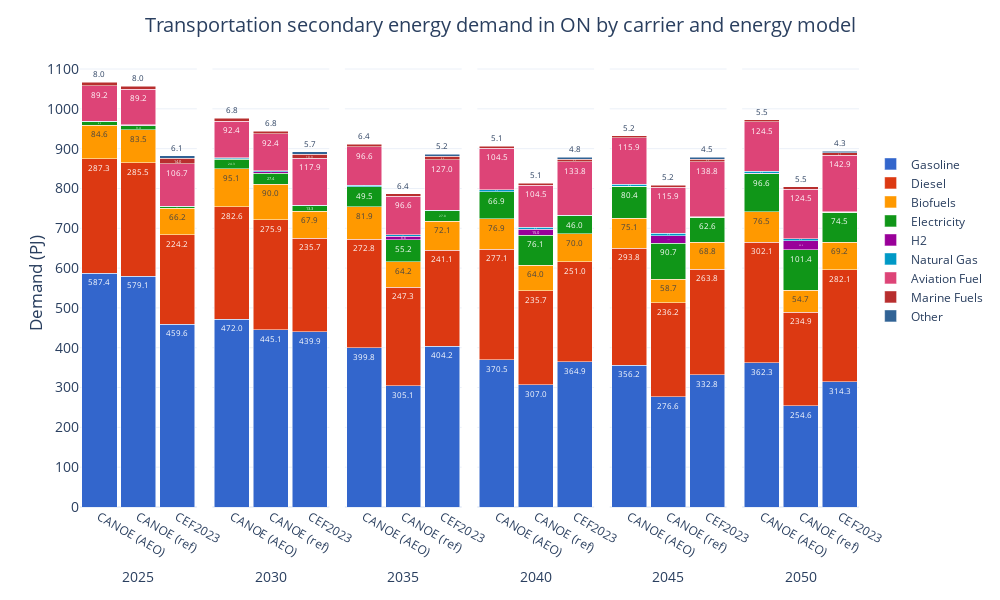

Notebook source saved alongside this figure:
### Code cell
bau23_fig = bau23_demand[(bau23_demand['Sector'] == 'Transportation') & (bau23_demand['Carrier'] != 'Total End-Use')].copy()
ref_fig = ref_trnact[(ref_trnact['Mode'] == 'Fuel use') & (ref_trnact['Carrier'] != 'Other')].copy()
vanilla_fig = vanilla_trnact[(vanilla_trnact['Mode'] == 'Fuel use') & (vanilla_trnact['Carrier'] != 'Other')].copy()

carrier_order = ['Gasoline', 'Diesel', 'Biofuels', 'Electricity', 'H2', 'Natural Gas', 'Aviation Fuel', 'Marine Fuels', 'Other']

bau23_fig['Source'] = 'CEF2023'
ref_fig['Source'] = 'CANOE (ref)'
vanilla_fig['Source'] = 'CANOE (AEO)'

fig_df = pd.concat([vanilla_fig[['Period', 'Demand (PJ)', 'Carrier', 'Source']], ref_fig[['Period', 'Demand (PJ)', 'Carrier', 'Source']], bau23_fig[['Period', 'Demand (PJ)', 'Carrier', 'Source']]])

fig_df['Carrier'] = fig_df['Carrier'].apply(carrier_grouping)
fig_df = fig_df.groupby(['Period', 'Carrier', 'Source'], as_index=False).sum('Demand (PJ)')

fig_df['Carrier'] = pd.Categorical(fig_df['Carrier'], categories=carrier_order, ordered=True)
fig_df['Source'] = pd.Categorical(fig_df['Source'], categories=['CANOE (AEO)', 'CANOE (ref)', 'CEF2023'], ordered=True)
fig_df = fig_df.sort_values(['Source', 'Carrier', 'Period'])

fig_df = fig_df[fig_df['Period'] != "2021"]

fig = px.bar(fig_df, 
             x='Source', 
             y='Demand (PJ)', 
             color='Carrier', 
             barmode='stack', 
             facet_col='Period',
             facet_col_spacing=2E-2,
             template='plotly_white',
             color_discrete_sequence=px.colors.qualitative.G10[:7] + px.colors.qualitative.G10[8:],
             text_auto='.1f',
            #  text='Demand (PJ)_sum'
             width=1000, height=600,
             )

fig.update_layout(title=dict(
        text='Transportation secondary energy demand in ON by carrier and energy model',
        x=0.5, 
        y=0.97,
        xanchor='center',
        yanchor='top'
    ),
    xaxis=dict(title='Period'),
    yaxis=dict(title='Demand (PJ)',
               dtick=100),
    yaxis_title_standoff=0,
    legend_title_text='',
    bargap=0.1,
    legend=dict(
        orientation='v',  
        yanchor='top',
        y=0.8,  
        xanchor='center',
        x=1.09,
        font=dict(size=12)),
    font=dict(
        # family="Open Sans",
        size=14)
    )

for annotation in fig.layout.annotations:
    annotation.text = annotation.text.split('=')[1]
    annotation.y = -0.13  
    annotation.yanchor = 'top' 

for axis in fig.layout:
    if axis.startswith('yaxis'):
        fig.layout[axis].dtick = 100

for axis in fig.layout:
    if axis.startswith('xaxis'):
        fig.layout[axis].title.text = ''
        fig.layout[axis].tickfont = dict(size=12)

fig.for_each_trace(lambda trace: trace.update(textfont=dict(size=8)))

fig.show()
fig.write_image("ref_aeo_demand.svg", scale=1, engine='kaleido')

### Figure 1 — Plotly figure (JSON) as saved in the notebook; plotly's stock layout.template omitted (floating-point values rounded to 4 significant figures)
{"data": [{"hovertemplate": "Carrier=Gasoline<br>Period=2025<br>Source=%{x}<br>Demand (PJ)=%{y}<extra></extra>", "legendgroup": "Gasoline", "marker": {"color": "#3366CC", "pattern": {"shape": ""}}, "name": "Gasoline", "orientation": "v", "showlegend": true, "textfont": {"size": 8}, "textposition": "auto", "texttemplate": "%{y:.1f}", "type": "bar", "x": ["CANOE (AEO)", "CANOE (ref)", "CEF2023"], "xaxis": "x", "y": [587.4, 579.1, 459.6], "yaxis": "y"}, {"hovertemplate": "Carrier=Gasoline<br>Period=2030<br>Source=%{x}<br>Demand (PJ)=%{y}<extra></extra>", "legendgroup": "Gasoline", "marker": {"color": "#3366CC", "pattern": {"shape": ""}}, "name": "Gasoline", "orientation": "v", "showlegend": false, "textfont": {"size": 8}, "textposition": "auto", "texttemplate": "%{y:.1f}", "type": "bar", "x": ["CANOE (AEO)", "CANOE (ref)", "CEF2023"], "xaxis": "x2", "y": [472.0, 445.1, 439.9], "yaxis": "y2"}, {"hovertemplate": "Carrier=Gasoline<br>Period=2035<br>Source=%{x}<br>Demand (PJ)=%{y}<extra></extra>", "legendgroup": "Gasoline", "marker": {"color": "#3366CC", "pattern": {"shape": ""}}, "name": "Gasoline", "orientation": "v", "showlegend": false, "textfont": {"size": 8}, "textposition": "auto", "texttemplate": "%{y:.1f}", "type": "bar", "x": ["CANOE (AEO)", "CANOE (ref)", "CEF2023"], "xaxis": "x3", "y": [399.8, 305.1, 404.2], "yaxis": "y3"}, {"hovertemplate": "Carrier=Gasoline<br>Period=2040<br>Source=%{x}<br>Demand (PJ)=%{y}<extra></extra>", "legendgroup": "Gasoline", "marker": {"color": "#3366CC", "pattern": {"shape": ""}}, "name": "Gasoline", "orientation": "v", "showlegend": false, "textfont": {"size": 8}, "textposition": "auto", "texttemplate": "%{y:.1f}", "type": "bar", "x": ["CANOE (AEO)", "CANOE (ref)", "CEF2023"], "xaxis": "x4", "y": [370.5, 307.0, 364.9], "yaxis": "y4"}, {"hovertemplate": "Carrier=Gasoline<br>Period=2045<br>Source=%{x}<br>Demand (PJ)=%{y}<extra></extra>", "legendgroup": "Gasoline", "marker": {"color": "#3366CC", "pattern": {"shape": ""}}, "name": "Gasoline", "orientation": "v", "showlegend": false, "textfont": {"size": 8}, "textposition": "auto", "texttemplate": "%{y:.1f}", "type": "bar", "x": ["CANOE (AEO)", "CANOE (ref)", "CEF2023"], "xaxis": "x5", "y": [356.2, 276.6, 332.8], "yaxis": "y5"}, {"hovertemplate": "Carrier=Gasoline<br>Period=2050<br>Source=%{x}<br>Demand (PJ)=%{y}<extra></extra>", "legendgroup": "Gasoline", "marker": {"color": "#3366CC", "pattern": {"shape": ""}}, "name": "Gasoline", "orientation": "v", "showlegend": false, "textfont": {"size": 8}, "textposition": "auto", "texttemplate": "%{y:.1f}", "type": "bar", "x": ["CANOE (AEO)", "CANOE (ref)", "CEF2023"], "xaxis": "x6", "y": [362.3, 254.6, 314.3], "yaxis": "y6"}, {"hovertemplate": "Carrier=Diesel<br>Period=2025<br>Source=%{x}<br>Demand (PJ)=%{y}<extra></extra>", "legendgroup": "Diesel", "marker": {"color": "#DC3912", "pattern": {"shape": ""}}, "name": "Diesel", "orientation": "v", "showlegend": true, "textfont": {"size": 8}, "textposition": "auto", "texttemplate": "%{y:.1f}", "type": "bar", "x": ["CANOE (AEO)", "CANOE (ref)", "CEF2023"], "xaxis": "x", "y": [287.3, 285.5, 224.2], "yaxis": "y"}, {"hovertemplate": "Carrier=Diesel<br>Period=2030<br>Source=%{x}<br>Demand (PJ)=%{y}<extra></extra>", "legendgroup": "Diesel", "marker": {"color": "#DC3912", "pattern": {"shape": ""}}, "name": "Diesel", "orientation": "v", "showlegend": false, "textfont": {"size": 8}, "textposition": "auto", "texttemplate": "%{y:.1f}", "type": "bar", "x": ["CANOE (AEO)", "CANOE (ref)", "CEF2023"], "xaxis": "x2", "y": [282.6, 275.9, 235.7], "yaxis": "y2"}, {"hovertemplate": "Carrier=Diesel<br>Period=2035<br>Source=%{x}<br>Demand (PJ)=%{y}<extra></extra>", "legendgroup": "Diesel", "marker": {"color": "#DC3912", "pattern": {"shape": ""}}, "name": "Diesel", "orientation": "v", "showlegend": false, "textfont": {"size": 8}, "textposition": "auto", "texttemplate": "%{y:.1f}", "type": "bar", "x": ["CANOE (AEO)", "CANOE (ref)", "CEF2023"], "xaxis": "x3", "y": [272.8, 247.3, 241.1], "yaxis": "y3"}, {"hovertemplate": "Carrier=Diesel<br>Period=2040<br>Source=%{x}<br>Demand (PJ)=%{y}<extra></extra>", "legendgroup": "Diesel", "marker": {"color": "#DC3912", "pattern": {"shape": ""}}, "name": "Diesel", "orientation": "v", "showlegend": false, "textfont": {"size": 8}, "textposition": "auto", "texttemplate": "%{y:.1f}", "type": "bar", "x": ["CANOE (AEO)", "CANOE (ref)", "CEF2023"], "xaxis": "x4", "y": [277.1, 235.7, 251.0], "yaxis": "y4"}, {"hovertemplate": "Carrier=Diesel<br>Period=2045<br>Source=%{x}<br>Demand (PJ)=%{y}<extra></extra>", "legendgroup": "Diesel", "marker": {"color": "#DC3912", "pattern": {"shape": ""}}, "name": "Diesel", "orientation": "v", "showlegend": false, "textfont": {"size": 8}, "textposition": "auto", "texttemplate": "%{y:.1f}", "type": "bar", "x": ["CANOE (AEO)", "CANOE (ref)", "CEF2023"], "xaxis": "x5", "y": [293.8, 236.2, 263.8], "yaxis": "y5"}, {"hovertemplate": "Carrier=Diesel<br>Period=2050<br>Source=%{x}<br>Demand (PJ)=%{y}<extra></extra>", "legendgroup": "Diesel", "marker": {"color": "#DC3912", "pattern": {"shape": ""}}, "name": "Diesel", "orientation": "v", "showlegend": false, "textfont": {"size": 8}, "textposition": "auto", "texttemplate": "%{y:.1f}", "type": "bar", "x": ["CANOE (AEO)", "CANOE (ref)", "CEF2023"], "xaxis": "x6", "y": [302.1, 234.9, 282.1], "yaxis": "y6"}, {"hovertemplate": "Carrier=Biofuels<br>Period=2025<br>Source=%{x}<br>Demand (PJ)=%{y}<extra></extra>", "legendgroup": "Biofuels", "marker": {"color": "#FF9900", "pattern": {"shape": ""}}, "name": "Biofuels", "orientation": "v", "showlegend": true, "textfont": {"size": 8}, "textposition": "auto", "texttemplate": "%{y:.1f}", "type": "bar", "x": ["CANOE (AEO)", "CANOE (ref)", "CEF2023"], "xaxis": "x", "y": [84.57, 83.47, 66.16], "yaxis": "y"}, {"hovertemplate": "Carrier=Biofuels<br>Period=2030<br>Source=%{x}<br>Demand (PJ)=%{y}<extra></extra>", "legendgroup": "Biofuels", "marker": {"color": "#FF9900", "pattern": {"shape": ""}}, "name": "Biofuels", "orientation": "v", "showlegend": false, "textfont": {"size": 8}, "textposition": "auto", "texttemplate": "%{y:.1f}", "type": "bar", "x": ["CANOE (AEO)", "CANOE (ref)", "CEF2023"], "xaxis": "x2", "y": [95.06, 90.05, 67.86], "yaxis": "y2"}, {"hovertemplate": "Carrier=Biofuels<br>Period=2035<br>Source=%{x}<br>Demand (PJ)=%{y}<extra></extra>", "legendgroup": "Biofuels", "marker": {"color": "#FF9900", "pattern": {"shape": ""}}, "name": "Biofuels", "orientation": "v", "showlegend": false, "textfont": {"size": 8}, "textposition": "auto", "texttemplate": "%{y:.1f}", "type": "bar", "x": ["CANOE (AEO)", "CANOE (ref)", "CEF2023"], "xaxis": "x3", "y": [81.93, 64.15, 72.07], "yaxis": "y3"}, {"hovertemplate": "Carrier=Biofuels<br>Period=2040<br>Source=%{x}<br>Demand (PJ)=%{y}<extra></extra>", "legendgroup": "Biofuels", "marker": {"color": "#FF9900", "pattern": {"shape": ""}}, "name": "Biofuels", "orientation": "v", "showlegend": false, "textfont": {"size": 8}, "textposition": "auto", "texttemplate": "%{y:.1f}", "type": "bar", "x": ["CANOE (AEO)", "CANOE (ref)", "CEF2023"], "xaxis": "x4", "y": [76.92, 63.99, 70.05], "yaxis": "y4"}, {"hovertemplate": "Carrier=Biofuels<br>Period=2045<br>Source=%{x}<br>Demand (PJ)=%{y}<extra></extra>", "legendgroup": "Biofuels", "marker": {"color": "#FF9900", "pattern": {"shape": ""}}, "name": "Biofuels", "orientation": "v", "showlegend": false, "textfont": {"size": 8}, "textposition": "auto", "texttemplate": "%{y:.1f}", "type": "bar", "x": ["CANOE (AEO)", "CANOE (ref)", "CEF2023"], "xaxis": "x5", "y": [75.1, 58.65, 68.84], "yaxis": "y5"}, {"hovertemplate": "Carrier=Biofuels<br>Period=2050<br>Source=%{x}<br>Demand (PJ)=%{y}<extra></extra>", "legendgroup": "Biofuels", "marker": {"color": "#FF9900", "pattern": {"shape": ""}}, "name": "Biofuels", "orientation": "v", "showlegend": false, "textfont": {"size": 8}, "textposition": "auto", "texttemplate": "%{y:.1f}", "type": "bar", "x": ["CANOE (AEO)", "CANOE (ref)", "CEF2023"], "xaxis": "x6", "y": [76.53, 54.71, 69.21], "yaxis": "y6"}, {"hovertemplate": "Carrier=Electricity<br>Period=2025<br>Source=%{x}<br>Demand (PJ)=%{y}<extra></extra>", "legendgroup": "Electricity", "marker": {"color": "#109618", "pattern": {"shape": ""}}, "name": "Electricity", "orientation": "v", "showlegend": true, "textfont": {"size": 8}, "textposition": "auto", "texttemplate": "%{y:.1f}", "type": "bar", "x": ["CANOE (AEO)", "CANOE (ref)", "CEF2023"], "xaxis": "x", "y": [8.549, 9.395, 4.446], "yaxis": "y"}, {"hovertemplate": "Carrier=Electricity<br>Period=2030<br>Source=%{x}<br>Demand (PJ)=%{y}<extra></extra>", "legendgroup": "Electricity", "marker": {"color": "#109618", "pattern": {"shape": ""}}, "name": "Electricity", "orientation": "v", "showlegend": false, "textfont": {"size": 8}, "textposition": "auto", "texttemplate": "%{y:.1f}", "type": "bar", "x": ["CANOE (AEO)", "CANOE (ref)", "CEF2023"], "xaxis": "x2", "y": [24.32, 27.36, 13.3], "yaxis": "y2"}, {"hovertemplate": "Carrier=Electricity<br>Period=2035<br>Source=%{x}<br>Demand (PJ)=%{y}<extra></extra>", "legendgroup": "Electricity", "marker": {"color": "#109618", "pattern": {"shape": ""}}, "name": "Electricity", "orientation": "v", "showlegend": false, "textfont": {"size": 8}, "textposition": "auto", "texttemplate": "%{y:.1f}", "type": "bar", "x": ["CANOE (AEO)", "CANOE (ref)", "CEF2023"], "xaxis": "x3", "y": [49.53, 55.18, 27.01], "yaxis": "y3"}, {"hovertemplate": "Carrier=Electricity<br>Period=2040<br>Source=%{x}<br>Demand (PJ)=%{y}<extra></extra>", "legendgroup": "Electricity", "marker": {"color": "#109618", "pattern": {"shape": ""}}, "name": "Electricity", "orientation": "v", "showlegend": false, "textfont": {"size": 8}, "textposition": "auto", "texttemplate": "%{y:.1f}", "type": "bar", "x": ["CANOE (AEO)", "CANOE (ref)", "CEF2023"], "xaxis": "x4", "y": [66.86, 76.06, 46.04], "yaxis": "y4"}, {"hovertemplate": "Carrier=Electricity<br>Period=2045<br>Source=%{x}<br>Demand (PJ)=%{y}<extra></extra>", "legendgroup": "Electricity", "marker": {"color": "#109618", "pattern": {"shape": ""}}, "name": "Electricity", "orientation": "v", "showlegend": false, "textfont": {"size": 8}, "textposition": "auto", "texttemplate": "%{y:.1f}", "type": "bar", "x": ["CANOE (AEO)", "CANOE (ref)", "CEF2023"], "xaxis": "x5", "y": [80.37, 90.69, 62.58], "yaxis": "y5"}, {"hovertemplate": "Carrier=Electricity<br>Period=2050<br>Source=%{x}<br>Demand (PJ)=%{y}<extra></extra>", "legendgroup": "Electricity", "marker": {"color": "#109618", "pattern": {"shape": ""}}, "name": "Electricity", "orientation": "v", "showlegend": false, "textfont": {"size": 8}, "textposition": "auto", "texttemplate": "%{y:.1f}", "type": "bar", "x": ["CANOE (AEO)", "CANOE (ref)", "CEF2023"], "xaxis": "x6", "y": [96.61, 101.4, 74.53], "yaxis": "y6"}, {"hovertemplate": "Carrier=H2<br>Period=2025<br>Source=%{x}<br>Demand (PJ)=%{y}<extra></extra>", "legendgroup": "H2", "marker": {"color": "#990099", "pattern": {"shape": ""}}, "name": "H2", "orientation": "v", "showlegend": true, "textfont": {"size": 8}, "textposition": "auto", "texttemplate": "%{y:.1f}", "type": "bar", "x": ["CANOE (AEO)", "CANOE (ref)", "CEF2023"], "xaxis": "x", "y": [0.4214, 1.385, 0.0001], "yaxis": "y"}, {"hovertemplate": "Carrier=H2<br>Period=2030<br>Source=%{x}<br>Demand (PJ)=%{y}<extra></extra>", "legendgroup": "H2", "marker": {"color": "#990099", "pattern": {"shape": ""}}, "name": "H2", "orientation": "v", "showlegend": false, "textfont": {"size": 8}, "textposition": "auto", "texttemplate": "%{y:.1f}", "type": "bar", "x": ["CANOE (AEO)", "CANOE (ref)", "CEF2023"], "xaxis": "x2", "y": [0.4219, 3.849, 0.0001], "yaxis": "y2"}, {"hovertemplate": "Carrier=H2<br>Period=2035<br>Source=%{x}<br>Demand (PJ)=%{y}<extra></extra>", "legendgroup": "H2", "marker": {"color": "#990099", "pattern": {"shape": ""}}, "name": "H2", "orientation": "v", "showlegend": false, "textfont": {"size": 8}, "textposition": "auto", "texttemplate": "%{y:.1f}", "type": "bar", "x": ["CANOE (AEO)", "CANOE (ref)", "CEF2023"], "xaxis": "x3", "y": [0.4234, 8.769, 0.0001], "yaxis": "y3"}, {"hovertemplate": "Carrier=H2<br>Period=2040<br>Source=%{x}<br>Demand (PJ)=%{y}<extra></extra>", "legendgroup": "H2", "marker": {"color": "#990099", "pattern": {"shape": ""}}, "name": "H2", "orientation": "v", "showlegend": false, "textfont": {"size": 8}, "textposition": "auto", "texttemplate": "%{y:.1f}", "type": "bar", "x": ["CANOE (AEO)", "CANOE (ref)", "CEF2023"], "xaxis": "x4", "y": [0.3037, 15.03, 0.0001], "yaxis": "y4"}, {"hovertemplate": "Carrier=H2<br>Period=2045<br>Source=%{x}<br>Demand (PJ)=%{y}<extra></extra>", "legendgroup": "H2", "marker": {"color": "#990099", "pattern": {"shape": ""}}, "name": "H2", "orientation": "v", "showlegend": false, "textfont": {"size": 8}, "textposition": "auto", "texttemplate": "%{y:.1f}", "type": "bar", "x": ["CANOE (AEO)", "CANOE (ref)", "CEF2023"], "xaxis": "x5", "y": [0.2163, 19.7, 0.0001], "yaxis": "y5"}, {"hovertemplate": "Carrier=H2<br>Period=2050<br>Source=%{x}<br>Demand (PJ)=%{y}<extra></extra>", "legendgroup": "H2", "marker": {"color": "#990099", "pattern": {"shape": ""}}, "name": "H2", "orientation": "v", "showlegend": false, "textfont": {"size": 8}, "textposition": "auto", "texttemplate": "%{y:.1f}", "type": "bar", "x": ["CANOE (AEO)", "CANOE (ref)", "CEF2023"], "xaxis": "x6", "y": [0.2159, 22.96, 0.0001], "yaxis": "y6"}, {"hovertemplate": "Carrier=Natural Gas<br>Period=2025<br>Source=%{x}<br>Demand (PJ)=%{y}<extra></extra>", "legendgroup": "Natural Gas", "marker": {"color": "#0099C6", "pattern": {"shape": ""}}, "name": "Natural Gas", "orientation": "v", "showlegend": true, "textfont": {"size": 8}, "textposition": "auto", "texttemplate": "%{y:.1f}", "type": "bar", "x": ["CANOE (AEO)", "CANOE (ref)", "CEF2023"], "xaxis": "x", "y": [1.078, 1.078, 0.7773], "yaxis": "y"}, {"hovertemplate": "Carrier=Natural Gas<br>Period=2030<br>Source=%{x}<br>Demand (PJ)=%{y}<extra></extra>", "legendgroup": "Natural Gas", "marker": {"color": "#0099C6", "pattern": {"shape": ""}}, "name": "Natural Gas", "orientation": "v", "showlegend": false, "textfont": {"size": 8}, "textposition": "auto", "texttemplate": "%{y:.1f}", "type": "bar", "x": ["CANOE (AEO)", "CANOE (ref)", "CEF2023"], "xaxis": "x2", "y": [2.74, 2.741, 0.8382], "yaxis": "y2"}, {"hovertemplate": "Carrier=Natural Gas<br>Period=2035<br>Source=%{x}<br>Demand (PJ)=%{y}<extra></extra>", "legendgroup": "Natural Gas", "marker": {"color": "#0099C6", "pattern": {"shape": ""}}, "name": "Natural Gas", "orientation": "v", "showlegend": false, "textfont": {"size": 8}, "textposition": "auto", "texttemplate": "%{y:.1f}", "type": "bar", "x": ["CANOE (AEO)", "CANOE (ref)", "CEF2023"], "xaxis": "x3", "y": [3.519, 3.52, 0.8741], "yaxis": "y3"}, {"hovertemplate": "Carrier=Natural Gas<br>Period=2040<br>Source=%{x}<br>Demand (PJ)=%{y}<extra></extra>", "legendgroup": "Natural Gas", "marker": {"color": "#0099C6", "pattern": {"shape": ""}}, "name": "Natural Gas", "orientation": "v", "showlegend": false, "textfont": {"size": 8}, "textposition": "auto", "texttemplate": "%{y:.1f}", "type": "bar", "x": ["CANOE (AEO)", "CANOE (ref)", "CEF2023"], "xaxis": "x4", "y": [5.321, 5.322, 0.8821], "yaxis": "y4"}, {"hovertemplate": "Carrier=Natural Gas<br>Period=2045<br>Source=%{x}<br>Demand (PJ)=%{y}<extra></extra>", "legendgroup": "Natural Gas", "marker": {"color": "#0099C6", "pattern": {"shape": ""}}, "name": "Natural Gas", "orientation": "v", "showlegend": false, "textfont": {"size": 8}, "textposition": "auto", "texttemplate": "%{y:.1f}", "type": "bar", "x": ["CANOE (AEO)", "CANOE (ref)", "CEF2023"], "xaxis": "x5", "y": [5.321, 5.321, 0.883], "yaxis": "y5"}, {"hovertemplate": "Carrier=Natural Gas<br>Period=2050<br>Source=%{x}<br>Demand (PJ)=%{y}<extra></extra>", "legendgroup": "Natural Gas", "marker": {"color": "#0099C6", "pattern": {"shape": ""}}, "name": "Natural Gas", "orientation": "v", "showlegend": false, "textfont": {"size": 8}, "textposition": "auto", "texttemplate": "%{y:.1f}", "type": "bar", "x": ["CANOE (AEO)", "CANOE (ref)", "CEF2023"], "xaxis": "x6", "y": [5.321, 5.321, 0.8844], "yaxis": "y6"}, {"hovertemplate": "Carrier=Aviation Fuel<br>Period=2025<br>Source=%{x}<br>Demand (PJ)=%{y}<extra></extra>", "legendgroup": "Aviation Fuel", "marker": {"color": "#DD4477", "pattern": {"shape": ""}}, "name": "Aviation Fuel", "orientation": "v", "showlegend": true, "textfont": {"size": 8}, "textposition": "auto", "texttemplate": "%{y:.1f}", "type": "bar", "x": ["CANOE (AEO)", "CANOE (ref)", "CEF2023"], "xaxis": "x", "y": [89.23, 89.23, 106.7], "yaxis": "y"}, {"hovertemplate": "Carrier=Aviation Fuel<br>Period=2030<br>Source=%{x}<br>Demand (PJ)=%{y}<extra></extra>", "legendgroup": "Aviation Fuel", "marker": {"color": "#DD4477", "pattern": {"shape": ""}}, "name": "Aviation Fuel", "orientation": "v", "showlegend": false, "textfont": {"size": 8}, "textposition": "auto", "texttemplate": "%{y:.1f}", "type": "bar", "x": ["CANOE (AEO)", "CANOE (ref)", "CEF2023"], "xaxis": "x2", "y": [92.37, 92.37, 117.9], "yaxis": "y2"}, {"hovertemplate": "Carrier=Aviation Fuel<br>Period=2035<br>Source=%{x}<br>Demand (PJ)=%{y}<extra></extra>", "legendgroup": "Aviation Fuel", "marker": {"color": "#DD4477", "pattern": {"shape": ""}}, "name": "Aviation Fuel", "orientation": "v", "showlegend": false, "textfont": {"size": 8}, "textposition": "auto", "texttemplate": "%{y:.1f}", "type": "bar", "x": ["CANOE (AEO)", "CANOE (ref)", "CEF2023"], "xaxis": "x3", "y": [96.65, 96.65, 127.0], "yaxis": "y3"}, {"hovertemplate": "Carrier=Aviation Fuel<br>Period=2040<br>Source=%{x}<br>Demand (PJ)=%{y}<extra></extra>", "legendgroup": "Aviation Fuel", "marker": {"color": "#DD4477", "pattern": {"shape": ""}}, "name": "Aviation Fuel", "orientation": "v", "showlegend": false, "textfont": {"size": 8}, "textposition": "auto", "texttemplate": "%{y:.1f}", "type": "bar", "x": ["CANOE (AEO)", "CANOE (ref)", "CEF2023"], "xaxis": "x4", "y": [104.5, 104.5, 133.8], "yaxis": "y4"}, {"hovertemplate": "Carrier=Aviation Fuel<br>Period=2045<br>Source=%{x}<br>Demand (PJ)=%{y}<extra></extra>", "legendgroup": "Aviation Fuel", "marker": {"color": "#DD4477", "pattern": {"shape": ""}}, "name": "Aviation Fuel", "orientation": "v", "showlegend": false, "textfont": {"size": 8}, "textposition": "auto", "texttemplate": "%{y:.1f}", "type": "bar", "x": ["CANOE (AEO)", "CANOE (ref)", "CEF2023"], "xaxis": "x5", "y": [115.9, 115.9, 138.8], "yaxis": "y5"}, {"hovertemplate": "Carrier=Aviation Fuel<br>Period=2050<br>Source=%{x}<br>Demand (PJ)=%{y}<extra></extra>", "legendgroup": "Aviation Fuel", "marker": {"color": "#DD4477", "pattern": {"shape": ""}}, "name": "Aviation Fuel", "orientation": "v", "showlegend": false, "textfont": {"size": 8}, "textposition": "auto", "texttemplate": "%{y:.1f}", "type": "bar", "x": ["CANOE (AEO)", "CANOE (ref)", "CEF2023"], "xaxis": "x6", "y": [124.5, 124.5, 142.9], "yaxis": "y6"}, {"hovertemplate": "Carrier=Marine Fuels<br>Period=2025<br>Source=%{x}<br>Demand (PJ)=%{y}<extra></extra>", "legendgroup": "Marine Fuels", "marker": {"color": "#B82E2E", "pattern": {"shape": ""}}, "name": "Marine Fuels", "orientation": "v", "showlegend": true, "textfont": {"size": 8}, "textposition": "auto", "texttemplate": "%{y:.1f}", "type": "bar", "x": ["CANOE (AEO)", "CANOE (ref)", "CEF2023"], "xaxis": "x", "y": [8.028, 8.028, 14.03], "yaxis": "y"}, {"hovertemplate": "Carrier=Marine Fuels<br>Period=2030<br>Source=%{x}<br>Demand (PJ)=%{y}<extra></extra>", "legendgroup": "Marine Fuels", "marker": {"color": "#B82E2E", "pattern": {"shape": ""}}, "name": "Marine Fuels", "orientation": "v", "showlegend": false, "textfont": {"size": 8}, "textposition": "auto", "texttemplate": "%{y:.1f}", "type": "bar", "x": ["CANOE (AEO)", "CANOE (ref)", "CEF2023"], "xaxis": "x2", "y": [6.772, 6.772, 10.86], "yaxis": "y2"}, {"hovertemplate": "Carrier=Marine Fuels<br>Period=2035<br>Source=%{x}<br>Demand (PJ)=%{y}<extra></extra>", "legendgroup": "Marine Fuels", "marker": {"color": "#B82E2E", "pattern": {"shape": ""}}, "name": "Marine Fuels", "orientation": "v", "showlegend": false, "textfont": {"size": 8}, "textposition": "auto", "texttemplate": "%{y:.1f}", "type": "bar", "x": ["CANOE (AEO)", "CANOE (ref)", "CEF2023"], "xaxis": "x3", "y": [6.436, 6.436, 8.401], "yaxis": "y3"}, {"hovertemplate": "Carrier=Marine Fuels<br>Period=2040<br>Source=%{x}<br>Demand (PJ)=%{y}<extra></extra>", "legendgroup": "Marine Fuels", "marker": {"color": "#B82E2E", "pattern": {"shape": ""}}, "name": "Marine Fuels", "orientation": "v", "showlegend": false, "textfont": {"size": 8}, "textposition": "auto", "texttemplate": "%{y:.1f}", "type": "bar", "x": ["CANOE (AEO)", "CANOE (ref)", "CEF2023"], "xaxis": "x4", "y": [5.07, 5.07, 6.861], "yaxis": "y4"}, {"hovertemplate": "Carrier=Marine Fuels<br>Period=2045<br>Source=%{x}<br>Demand (PJ)=%{y}<extra></extra>", "legendgroup": "Marine Fuels", "marker": {"color": "#B82E2E", "pattern": {"shape": ""}}, "name": "Marine Fuels", "orientation": "v", "showlegend": false, "textfont": {"size": 8}, "textposition": "auto", "texttemplate": "%{y:.1f}", "type": "bar", "x": ["CANOE (AEO)", "CANOE (ref)", "CEF2023"], "xaxis": "x5", "y": [5.17, 5.17, 6.019], "yaxis": "y5"}, {"hovertemplate": "Carrier=Marine Fuels<br>Period=2050<br>Source=%{x}<br>Demand (PJ)=%{y}<extra></extra>", "legendgroup": "Marine Fuels", "marker": {"color": "#B82E2E", "pattern": {"shape": ""}}, "name": "Marine Fuels", "orientation": "v", "showlegend": false, "textfont": {"size": 8}, "textposition": "auto", "texttemplate": "%{y:.1f}", "type": "bar", "x": ["CANOE (AEO)", "CANOE (ref)", "CEF2023"], "xaxis": "x6", "y": [5.459, 5.459, 5.71], "yaxis": "y6"}, {"hovertemplate": "Carrier=Other<br>Period=2025<br>Source=%{x}<br>Demand (PJ)=%{y}<extra></extra>", "legendgroup": "Other", "marker": {"color": "#316395", "pattern": {"shape": ""}}, "name": "Other", "orientation": "v", "showlegend": true, "textfont": {"size": 8}, "textposition": "auto", "texttemplate": "%{y:.1f}", "type": "bar", "x": ["CEF2023"], "xaxis": "x", "y": [6.124], "yaxis": "y"}, {"hovertemplate": "Carrier=Other<br>Period=2030<br>Source=%{x}<br>Demand (PJ)=%{y}<extra></extra>", "legendgroup": "Other", "marker": {"color": "#316395", "pattern": {"shape": ""}}, "name": "Other", "orientation": "v", "showlegend": false, "textfont": {"size": 8}, "textposition": "auto", "texttemplate": "%{y:.1f}", "type": "bar", "x": ["CEF2023"], "xaxis": "x2", "y": [5.674], "yaxis": "y2"}, {"hovertemplate": "Carrier=Other<br>Period=2035<br>Source=%{x}<br>Demand (PJ)=%{y}<extra></extra>", "legendgroup": "Other", "marker": {"color": "#316395", "pattern": {"shape": ""}}, "name": "Other", "orientation": "v", "showlegend": false, "textfont": {"size": 8}, "textposition": "auto", "texttemplate": "%{y:.1f}", "type": "bar", "x": ["CEF2023"], "xaxis": "x3", "y": [5.25], "yaxis": "y3"}, {"hovertemplate": "Carrier=Other<br>Period=2040<br>Source=%{x}<br>Demand (PJ)=%{y}<extra></extra>", "legendgroup": "Other", "marker": {"color": "#316395", "pattern": {"shape": ""}}, "name": "Other", "orientation": "v", "showlegend": false, "textfont": {"size": 8}, "textposition": "auto", "texttemplate": "%{y:.1f}", "type": "bar", "x": ["CEF2023"], "xaxis": "x4", "y": [4.829], "yaxis": "y4"}, {"hovertemplate": "Carrier=Other<br>Period=2045<br>Source=%{x}<br>Demand (PJ)=%{y}<extra></extra>", "legendgroup": "Other", "marker": {"color": "#316395", "pattern": {"shape": ""}}, "name": "Other", "orientation": "v", "showlegend": false, "textfont": {"size": 8}, "textposition": "auto", "texttemplate": "%{y:.1f}", "type": "bar", "x": ["CEF2023"], "xaxis": "x5", "y": [4.507], "yaxis": "y5"}, {"hovertemplate": "Carrier=Other<br>Period=2050<br>Source=%{x}<br>Demand (PJ)=%{y}<extra></extra>", "legendgroup": "Other", "marker": {"color": "#316395", "pattern": {"shape": ""}}, "name": "Other", "orientation": "v", "showlegend": false, "textfont": {"size": 8}, "textposition": "auto", "texttemplate": "%{y:.1f}", "type": "bar", "x": ["CEF2023"], "xaxis": "x6", "y": [4.318], "yaxis": "y6"}], "layout": {"annotations": [{"font": {}, "showarrow": false, "text": "2025", "x": 0.075, "xanchor": "center", "xref": "paper", "y": -0.13, "yanchor": "top", "yref": "paper"}, {"font": {}, "showarrow": false, "text": "2030", "x": 0.245, "xanchor": "center", "xref": "paper", "y": -0.13, "yanchor": "top", "yref": "paper"}, {"font": {}, "showarrow": false, "text": "2035", "x": 0.415, "xanchor": "center", "xref": "paper", "y": -0.13, "yanchor": "top", "yref": "paper"}, {"font": {}, "showarrow": false, "text": "2040", "x": 0.585, "xanchor": "center", "xref": "paper", "y": -0.13, "yanchor": "top", "yref": "paper"}, {"font": {}, "showarrow": false, "text": "2045", "x": 0.755, "xanchor": "center", "xref": "paper", "y": -0.13, "yanchor": "top", "yref": "paper"}, {"font": {}, "showarrow": false, "text": "2050", "x": 0.925, "xanchor": "center", "xref": "paper", "y": -0.13, "yanchor": "top", "yref": "paper"}], "bargap": 0.1, "barmode": "stack", "font": {"size": 14}, "height": 600, "legend": {"font": {"size": 12}, "orientation": "v", "title": {"text": ""}, "tracegroupgap": 0, "x": 1.09, "xanchor": "center", "y": 0.8, "yanchor": "top"}, "margin": {"t": 60}, "title": {"text": "Transportation secondary energy demand in ON by carrier and energy model", "x": 0.5, "xanchor": "center", "y": 0.97, "yanchor": "top"}, "width": 1000, "xaxis": {"anchor": "y", "domain": [0, 0.15], "tickfont": {"size": 12}, "title": {"text": ""}}, "xaxis2": {"anchor": "y2", "domain": [0.17, 0.32], "matches": "x", "tickfont": {"size": 12}, "title": {"text": ""}}, "xaxis3": {"anchor": "y3", "domain": [0.34, 0.49], "matches": "x", "tickfont": {"size": 12}, "title": {"text": ""}}, "xaxis4": {"anchor": "y4", "domain": [0.51, 0.66], "matches": "x", "tickfont": {"size": 12}, "title": {"text": ""}}, "xaxis5": {"anchor": "y5", "domain": [0.68, 0.83], "matches": "x", "tickfont": {"size": 12}, "title": {"text": ""}}, "xaxis6": {"anchor": "y6", "domain": [0.85, 1], "matches": "x", "tickfont": {"size": 12}, "title": {"text": ""}}, "yaxis": {"anchor": "x", "domain": [0, 1], "dtick": 100, "title": {"standoff": 0, "text": "Demand (PJ)"}}, "yaxis2": {"anchor": "x2", "domain": [0, 1], "dtick": 100, "matches": "y", "showticklabels": false}, "yaxis3": {"anchor": "x3", "domain": [0, 1], "dtick": 100, "matches": "y", "showticklabels": false}, "yaxis4": {"anchor": "x4", "domain": [0, 1], "dtick": 100, "matches": "y", "showticklabels": false}, "yaxis5": {"anchor": "x5", "domain": [0, 1], "dtick": 100, "matches": "y", "showticklabels": false}, "yaxis6": {"anchor": "x6", "domain": [0, 1], "dtick": 100, "matches": "y", "showticklabels": false}}}
